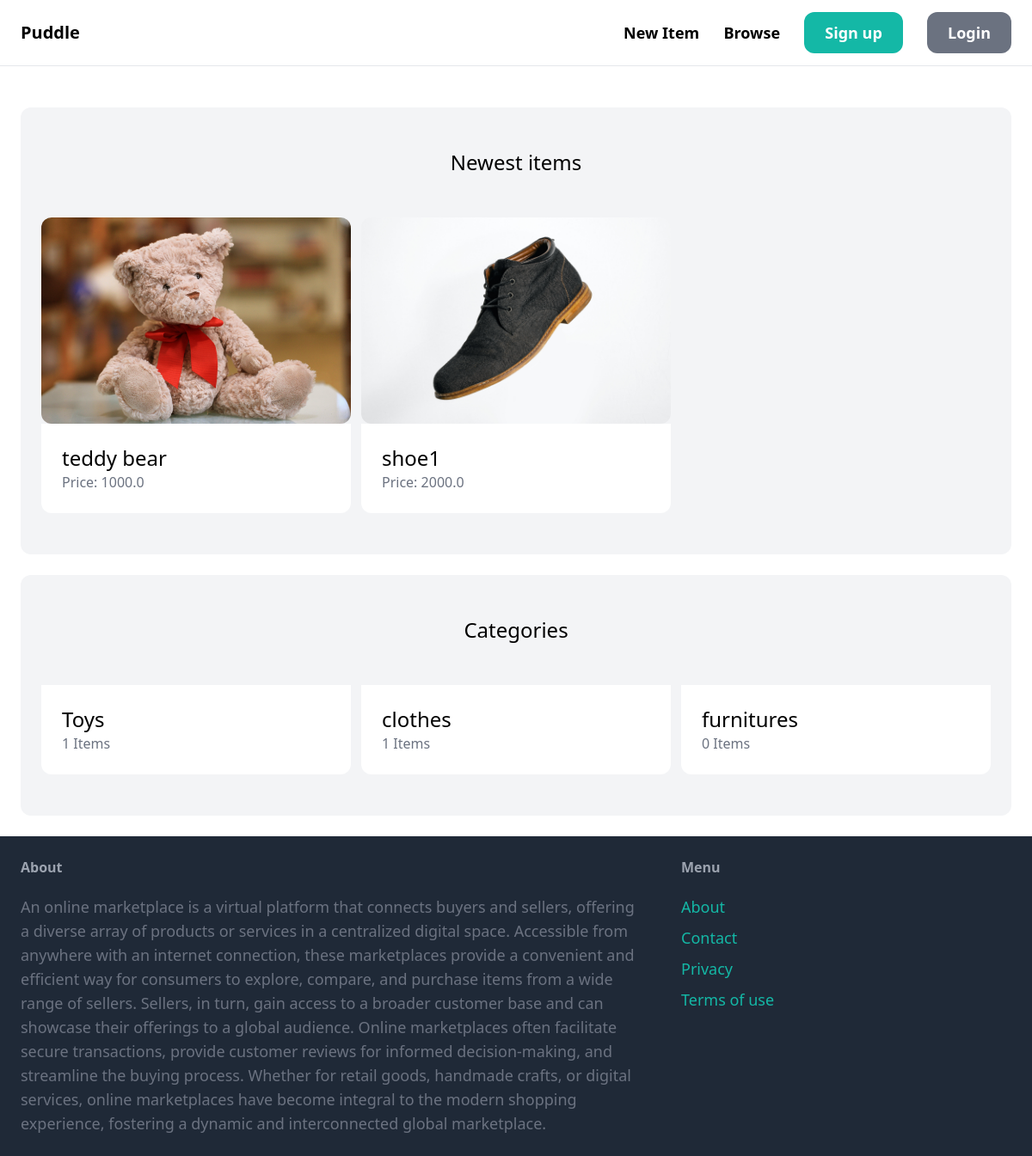
The app's page /, older data.
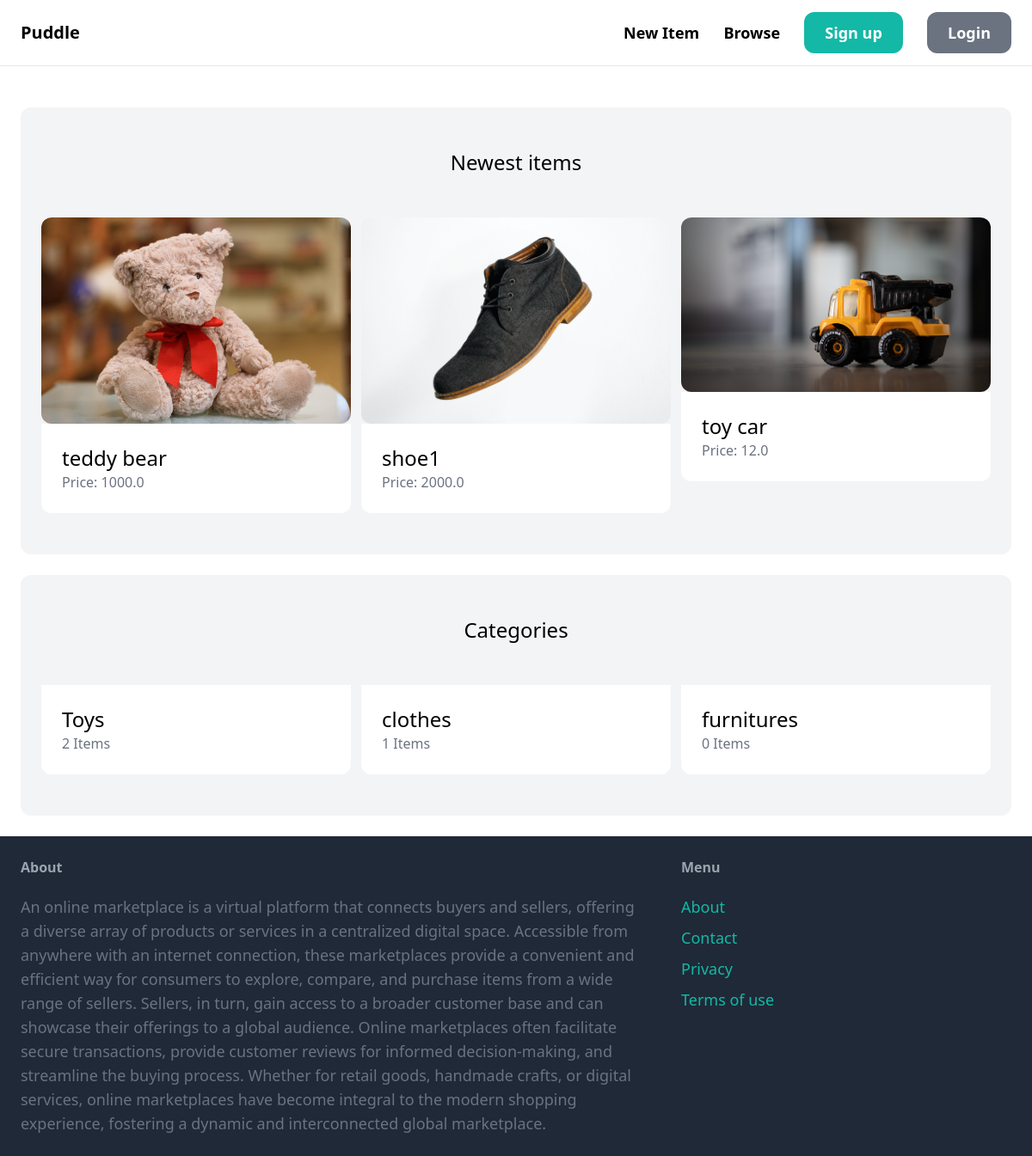
The same page, newer data.
### item/models.py (models this page shows, shortened)
class Item(models.Model):
    category = models.ForeignKey(Category, related_name = 'items', on_delete = models.CASCADE)
    name = models.CharField(max_length=100)
    description = models.TextField(blank =True, null = True)
    price = models.FloatField()
    image = models.ImageField(upload_to='item_images', blank = True, null = True)
    is_sold = models.BooleanField(default=False)
    created_by = models.ForeignKey(User, related_name = 'items', on_delete = models.CASCADE)
    created_at = models.DateTimeField(auto_now_add = True)

class Category(models.Model):
    name = models.CharField(max_length=100)
    class Meta:
        ordering = ('name',)
        verbose_name_plural = 'categories'

### core/views.py (the view)
# urls.py: path('', views.index, name = 'index'),
def index(request):
    items = Item.objects.filter(is_sold = False)[0:6]
    categories = Category.objects.all()
    return render(request, 'core/index.html', {
        'categories': categories,
        'items':items
    })

### core/templates/core/index.html (shortened to what this page needs)
{% extends 'core/base.html' %}
{% block content %}
<div class="mt-6 px-6 py-12 bg-gray-100 rounded-xl">
    <h2 class="mb-12 text-2xl text-center">Newest items</h2>
    <div class="grid grid-cols-3 gap-3">
        {% for item in items %}
            <div>
                <a href="{%  url 'item:detail' item.id %}">
                    <div>
                        <img src="{{item.image.url}}" class="rounded-xl" alt="" srcset="">
                    </div>
                    <div class="p-6 bg-white rounded-b-xl" >
                        <h2 class="text-2xl">{{item.name}}</h2>
                        <p class="text-gray-500">Price: {{item.price}}</p>
                    </div>
                </a>
            </div>
        {% endfor%}
    </div>
</div>
<div class="mt-6 px-6 py-12 bg-gray-100 rounded-xl">
    <h2 class="mb-12 text-2xl text-center">Categories</h2>
    <div class="grid grid-cols-3 gap-3">
        {% for category in categories %}
            <div>
                <a href="#">
                    <div class="p-6 bg-white rounded-b-xl">
                        <h2 class="text-2xl">{{category.name}}</h2>
                        <p class="text-gray-500">{{ category.items.count}} Items</p>
                    </div>
                </a>
            </div>
        {% endfor%}
    </div>
</div>
{% endblock %}

### core/templates/core/base.html (shortened to what this page needs)
<!DOCTYPE html>
<html>
  <head>
    <script src="https://cdn.tailwindcss.com"></script>
  </head>
  <body>
    <nav
      class="px-6 py-6 flex justify-between items-center border-b border-gray-200"
    >
      <a href="/" class="text-xl font-semibold">Puddle</a>
      <div class="space-x-6">
        <a href="#" class="text-lg font-semibold hover:text-gray-500"
          >New Item</a
        >
        <a href="#" class="text-lg font-semibold hover:text-gray-500">Browse</a>
         {% if request.user.is_authenticated %}
            <a href="#" class="px-6 py-3 text-lg font-semibold bg-teal-500 text-white rounded-xl hover:bg-teal-700">Inbox</a>
            <a  href="{% url 'dashboard:index' %}" class="px-6 py-3 text-lg font-semibold bg-gray-500 text-white rounded-xl hover:bg-gray-700" >Dashboard</a>
         {% else %}
            <a href="{% url 'core:signup' %}" class="px-6 py-3 text-lg font-semibold bg-teal-500 text-white rounded-xl hover:bg-teal-700">Sign up</a>
            <a  href="{% url 'core:login' %}" class="px-6 py-3 text-lg font-semibold bg-gray-500 text-white rounded-xl hover:bg-gray-700" >Login</a>
        {% endif %}
      </div>
    </nav>
    <div class="px-6 py-6">{% block content %} {% endblock %}</div>
    <footer class="py-6 px-6 flex justify-between bg-gray-800">
      <div class="w-2/3 pr-10">
        <h3 class="mb-5 font-semibold text-gray-400">About</h3>
        <p class="text-lg text-gray-500">
          An online marketplace is a virtual platform that connects buyers and
          sellers, offering a diverse array of products or services in a
          centralized digital space. Accessible from anywhere with an internet
          connection, these marketplaces provide a convenient and efficient way
          for consumers to explore, compare, and purchase items from a wide
          range of sellers. Sellers, in turn, gain access to a broader customer
          base and can showcase their offerings to a global audience. Online
          marketplaces often facilitate secure transactions, provide customer
          reviews for informed decision-making, and streamline the buying
          process. Whether for retail goods, handmade crafts, or digital
          services, online marketplaces have become integral to the modern
          shopping experience, fostering a dynamic and interconnected global
          marketplace.
        </p>
      </div>
      <div class="w-1/3">
        <h3 class="mb-5 font-semibold text-gray-400">Menu</h3>
        <ul class="space-y-2">
          <li>
            <a href="#" class="text-lg text-teal-500 hover:text-teal-700"
              >About</a
            >
          </li>
          <li>
            <a
              href="{% url 'core:contact' %}"
              class="text-lg text-teal-500 hover:text-teal-700"
              >Contact</a
            >
          </li>
          <li>
            <a href="#" class="text-lg text-teal-500 hover:text-teal-700"
              >Privacy</a
            >
          </li>
          <li>
            <a href="#" class="text-lg text-teal-500 hover:text-teal-700"
              >Terms of use</a
            >
          </li>
        </ul>
      </div>
    </footer>
  </body>
</html>

Row changes from the older to the newer data that the page shows:
added Item: image (picture), name "toy car", price "12.0"
computed for Category "Toys": items.count "1" → "2"
